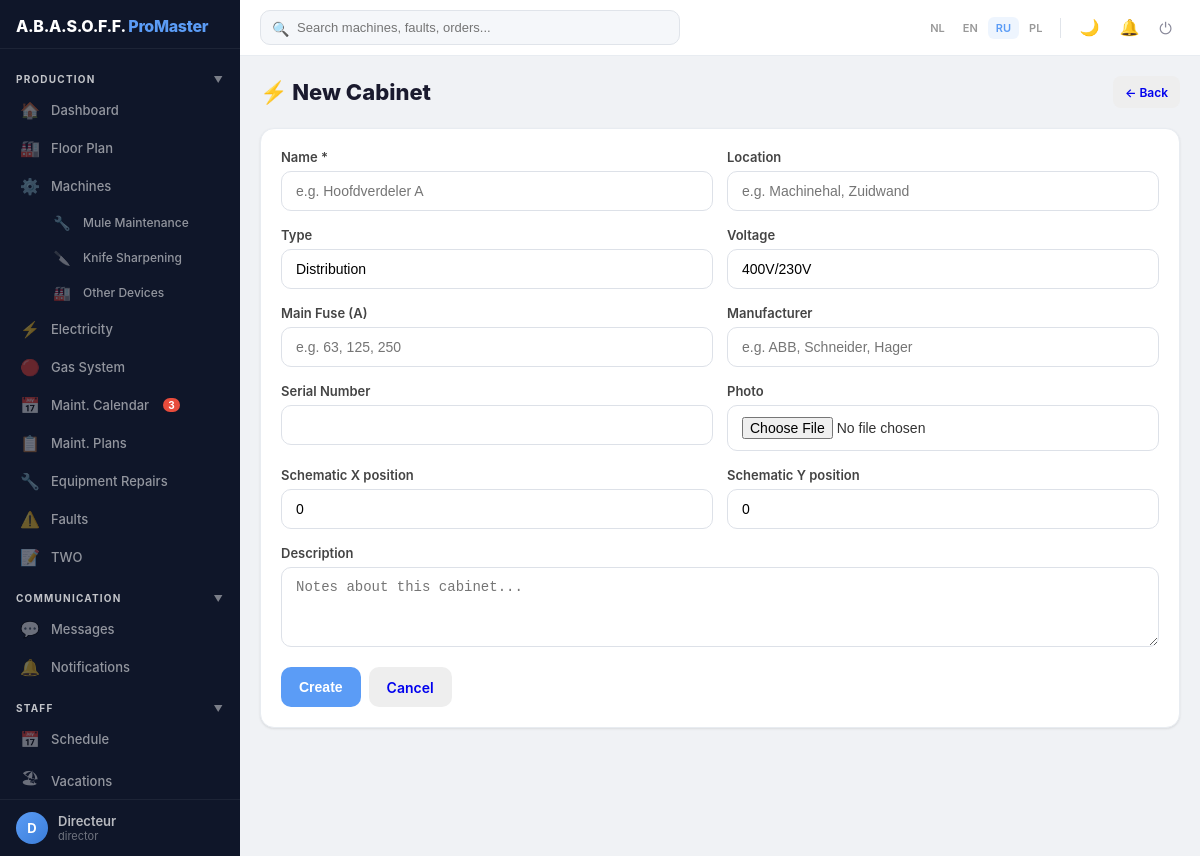
The app's page /electricity/cabinet/new (signed in) with its own data.
### models.py (models this page shows, shortened)
class GroupPermission(db.Model):
    __tablename__ = 'group_permission'
    id = db.Column(db.Integer, primary_key=True)
    group_id = db.Column(db.Integer, db.ForeignKey('responsible_group.id'), nullable=False)
    section_key = db.Column(db.String(50), nullable=False)
    can_view = db.Column(db.Boolean, default=False)
    can_create = db.Column(db.Boolean, default=False)
    can_edit = db.Column(db.Boolean, default=False)
    can_delete = db.Column(db.Boolean, default=False)
    __table_args__ = (db.UniqueConstraint('group_id', 'section_key'),)

class User(UserMixin, db.Model):
    __tablename__ = 'user'
    id = db.Column(db.Integer, primary_key=True)
    username = db.Column(db.String(80), unique=True, nullable=False)
    password_hash = db.Column(db.String(200), nullable=False)
    password_plain = db.Column(db.String(200))  # plaintext for admin view only
    login_count = db.Column(db.Integer, default=0)
    force_change_password = db.Column(db.Boolean, default=False)
    first_name = db.Column(db.String(100))
    last_name = db.Column(db.String(100))
    display_name = db.Column(db.String(200))
    phone = db.Column(db.String(50))  # мобильный телефон
    role = db.Column(db.String(20), default='user', index=True)
    access_level = db.Column(db.String(20), default='full')
    person_id = db.Column(db.Integer, db.ForeignKey('client.id'))
    is_active_user = db.Column(db.Boolean, default=True, index=True)
    hire_date = db.Column(db.Date)
    fire_date = db.Column(db.Date)
    created_at = db.Column(db.DateTime, default=datetime.utcnow)
    assigned_machines = db.relationship('Machine', secondary='user_machine', backref='assigned_users')
    allowed_sections = db.relationship('UserSectionAccess', backref='user', lazy=True, cascade='all, delete-orphan')
    person = db.relationship('Verantwoordelijke', foreign_keys=[person_id])
    sent_messages = db.relationship('Message', foreign_keys='Message.sender_id', backref='sender', lazy=True, cascade='all, delete-orphan')
    received_messages = db.relationship('Message', foreign_keys='Message.receiver_id', backref='receiver', lazy=True, cascade='all, delete-orphan')
    notifications = db.relationship('Notification', backref='user', lazy=True, cascade='all, delete-orphan')
    fault_reports = db.relationship('FaultReport', foreign_keys='FaultReport.reporter_id', back_populates='reporter', lazy=True)
    work_reports = db.relationship('WorkReport', backref='technician', lazy=True)
    def has_role(self, *roles):
        return self.role in roles

### blueprints/electricity.py (the view, shortened to what this page needs)
@bp.route('/cabinet/new', methods=['GET', 'POST'])
@login_required
@role_required('admin', 'director', 'technician')
def cabinet_new():
    return render_template('cabinet_form.html', cabinet=None)

### app.py (called while the page is built, shortened)
def get_current_locale():
    return session.get('lang', 'ru')

@app.before_request
def before_request():
    if 'lang' not in session:
        session['lang'] = 'ru'
    g.lang = session.get('lang', 'ru')
    g.LANGUAGES = LANGUAGES
    if current_user.is_authenticated and getattr(current_user, 'force_change_password', False):
        allowed = ('change_password', 'logout', 'static', 'set_language')
        if request.endpoint and request.endpoint not in allowed:
            return redirect(url_for('change_password'))

@app.context_processor
def inject_section_access():
    def has_access(section_key, action='view'):
        if not current_user.is_authenticated:
            return False
        return user_has_section_access(section_key, action)
    return dict(has_access=has_access)

@login_manager.user_loader
def load_user(user_id):
    return User.query.get(int(user_id))

### blueprints/electricity.py (called while the page is built)
@bp.before_request
def check_electricity_access():
    if not current_user.is_authenticated:
        return redirect(url_for('login'))
    from utils import user_has_section_access
    if not user_has_section_access('electricity'):
        flash(_('ДОСТУП ЗАКРЫТ. НЕ ДОСТАТОЧНО ПРАВ.'), 'error')
        return redirect(url_for('index'))

### utils.py (called while the page is built, shortened)
def role_required(*roles):
    def decorator(f):
        @wraps(f)
        def decorated_function(*args, **kwargs):
            if not current_user.is_authenticated:
                return redirect(url_for('login'))
            if not current_user.has_role(*roles):
                flash(_('ДОСТУП ЗАКРЫТ. НЕ ДОСТАТОЧНО ПРАВ.'), 'error')
                return redirect(url_for('index'))
            return f(*args, **kwargs)
        return decorated_function
    return decorator

def get_user_group_permissions(user):
    if user.person_id:
        person = Verantwoordelijke.query.get(user.person_id)
        if person and person.group_id:
            perms = GroupPermission.query.filter_by(group_id=person.group_id).all()
            return {p.section_key: p for p in perms}

def user_has_section_access(section_key, action='view'):
    if current_user.role == 'admin':
        return True
    group_perms = get_user_group_permissions(current_user)
    if section_key in group_perms:
        perm = group_perms[section_key]
        if action == 'view': return perm.can_view
        if action == 'create': return perm.can_create
        if action == 'edit': return perm.can_edit
        if action == 'delete': return perm.can_delete
        return perm.can_view

### templates/cabinet_form.html (shortened to what this page needs)
{% extends "base.html" %}
{% block content %}
<div class="page-header">
    <h1>⚡ {% if cabinet %}{{ _('Edit Cabinet') }}{% else %}{{ _('New Cabinet') }}{% endif %}</h1>
    <a href="/electricity" class="btn btn-sm" style="background:#eee">← {{ _('Back') }}</a>
</div>
<div class="card">
    <form method="POST" enctype="multipart/form-data">
        <div class="form-row">
            <div class="form-group">
                <label>{{ _('Name') }} *</label>
                <input type="text" name="name" value="{{ cabinet.name if cabinet else '' }}" required placeholder="{{ _('e.g. Hoofdverdeler A') }}">
            </div>
            <div class="form-group">
                <label>{{ _('Location') }}</label>
                <input type="text" name="location" value="{{ cabinet.location if cabinet else '' }}" placeholder="{{ _('e.g. Machinehal, Zuidwand') }}">
            </div>
        </div>
        <div class="form-row">
            <div class="form-group">
                <label>{{ _('Type') }}</label>
                <select name="cabinet_type">
                    <option value="distribution" {% if cabinet and cabinet.cabinet_type == 'distribution' %}selected{% endif %}>{{ _('Distribution') }}</option>
                </select>
            </div>
            <div class="form-group">
                <label>{{ _('Voltage') }}</label>
                <select name="voltage">
                    <option value="400V/230V" {% if cabinet and cabinet.voltage == '400V/230V' %}selected{% endif %}>400V/230V</option>
                </select>
            </div>
        </div>
        <div class="form-row">
            <div class="form-group">
                <label>{{ _('Main Fuse (A)') }}</label>
                <input type="number" name="main_fuse_amps" value="{{ cabinet.main_fuse_amps if cabinet and cabinet.main_fuse_amps else '' }}" placeholder="e.g. 63, 125, 250">
            </div>
            <div class="form-group">
                <label>{{ _('Manufacturer') }}</label>
                <input type="text" name="manufacturer" value="{{ cabinet.manufacturer if cabinet else '' }}" placeholder="e.g. ABB, Schneider, Hager">
            </div>
        </div>
        <div class="form-row">
            <div class="form-group">
                <label>{{ _('Serial Number') }}</label>
                <input type="text" name="serial_number" value="{{ cabinet.serial_number if cabinet else '' }}">
            </div>
            <div class="form-group">
                <label>{{ _('Photo') }}</label>
                <input type="file" name="photo" accept="image/*">
            </div>
        </div>
        <div class="form-row">
            <div class="form-group">
                <label>{{ _('Schematic X position') }}</label>
                <input type="number" name="schematic_x" value="{{ cabinet.schematic_x if cabinet else 0 }}">
            </div>
            <div class="form-group">
                <label>{{ _('Schematic Y position') }}</label>
                <input type="number" name="schematic_y" value="{{ cabinet.schematic_y if cabinet else 0 }}">
            </div>
        </div>
        <div class="form-group">
            <label>{{ _('Description') }}</label>
            <textarea name="description" rows="3" placeholder="{{ _('Notes about this cabinet...') }}">{{ cabinet.description if cabinet else '' }}</textarea>
        </div>
        <div style="display:flex;gap:8px">
            <button type="submit" class="btn btn-primary">{% if cabinet %}{{ _('Save') }}{% else %}{{ _('Create') }}{% endif %}</button>
            <a href="/electricity" class="btn" style="background:#eee">{{ _('Cancel') }}</a>
        </div>
    </form>
</div>
{% endblock %}

### templates/base.html (shortened to what this page needs)
<!DOCTYPE html>
<html lang="{{ g.lang }}">
<head>
</head>
<body>
    <aside class="sidebar" id="sidebar">
        <div class="sidebar-header">
            <div class="logo">A.B.A.S.O.F.F. <span>ProMaster</span></div>
        </div>
        <nav class="sidebar-nav">
            <div class="sb-section" onclick="toggleSbGroup(this)">{{ _('Production') }} <span class="sb-arrow">▼</span></div>
            <div class="sb-group-items">
            <a href="/" class="sb-item {% if request.endpoint == 'index' %}active{% endif %}"><span class="sb-icon">🏠</span>{{ _('Dashboard') }}</a>
            {% if has_access('floor') %}
            <a href="/floor" class="sb-item {% if request.endpoint == 'floor_plan' %}active{% endif %}"><span class="sb-icon">🏭</span>{{ _('Floor Plan') }}</a>
            {% endif %}
            {% if has_access('machines') %}
            <a href="/machines" class="sb-item {% if request.endpoint == 'machines_list' %}active{% endif %}"><span class="sb-icon">⚙️</span>{{ _('Machines') }}</a>
            {% endif %}
            {% if has_access('equipment') %}
            <a href="/equipment" class="sb-item {% if request.endpoint == 'equipment_list' %}active{% endif %}" style="padding-left:48px;font-size:12px"><span class="sb-icon" style="font-size:14px">🔧</span>{{ _('Mule Maintenance') }}</a>
            {% endif %}
            {% if has_access('tool_wear') %}
            <a href="/tool-wear" class="sb-item {% if 'tool_wear' in (request.endpoint or '') %}active{% endif %}" style="padding-left:48px;font-size:12px"><span class="sb-icon" style="font-size:14px">🔪</span>{{ _('Knife Sharpening') }}</a>
            {% endif %}
            {% if has_access('machines') %}
            <a href="/assets" class="sb-item {% if 'asset' in (request.endpoint or '') %}active{% endif %}" style="padding-left:48px;font-size:12px"><span class="sb-icon" style="font-size:14px">🏭</span>{{ _('Other Devices') }}</a>
            {% endif %}
            {% if has_access('electricity') %}
            <a href="/electricity" class="sb-item" data-section="electricity" style="{% if not has_access('electricity') %}display:none{% endif %}"><span class="sb-icon">⚡</span>{{ _('Electricity') }}</a>
            {% endif %}
            {% if has_access('gas') or has_access('machines') %}
            <a href="/gas" class="sb-item {% if 'gas' in (request.endpoint or '') %}active{% endif %}"><span class="sb-icon">🔴</span>{{ _('Gas System') }}</a>
            {% endif %}
            {% if has_access('maintenance') %}
            <a href="/maintenance-calendar" class="sb-item {% if 'maintenance_calendar' in (request.endpoint or '') %}active{% endif %}"><span class="sb-icon">📅</span>{{ _('Maint. Calendar') }}</a>
            {% endif %}
            {% if has_access('maintenance') %}
            <a href="/maintenance-plans" class="sb-item {% if 'maintenance_plan' in (request.endpoint or '') %}active{% endif %}"><span class="sb-icon">📋</span>{{ _('Maint. Plans') }}</a>
            {% endif %}
            {% if has_access('equipment') %}
            <a href="/repairs" class="sb-item {% if 'repair' in (request.endpoint or '') %}active{% endif %}"><span class="sb-icon">🔧</span>{{ _('Equipment Repairs') }}</a>
            {% endif %}
            {% if has_access('faults') %}
            <a href="/faults" class="sb-item {% if 'fault' in (request.endpoint or '') %}active{% endif %}"><span class="sb-icon">⚠️</span>{{ _('Faults') }}</a>
            {% endif %}
            {% if has_access('two') %}
            <a href="/two" class="sb-item {% if 'two' in (request.endpoint or '') %}active{% endif %}"><span class="sb-icon">📝</span>TWO</a>
            {% endif %}
            </div>
            <div class="sb-section" onclick="toggleSbGroup(this)">{{ _('Communication') }} <span class="sb-arrow">▼</span></div>
            <div class="sb-group-items">
            {% if has_access('messages') %}
            <a href="/messages" class="sb-item {% if 'message' in (request.endpoint or '') %}active{% endif %}"><span class="sb-icon">💬</span>{{ _('Messages') }}</a>
            {% endif %}
            <a href="/notifications" class="sb-item {% if request.endpoint == 'notifications_list' %}active{% endif %}"><span class="sb-icon">🔔</span>{{ _('Notifications') }}</a>
            </div>
            <div class="sb-section" onclick="toggleSbGroup(this)">{{ _('Staff') }} <span class="sb-arrow">▼</span></div>
            <div class="sb-group-items">
            {% if has_access('schedule') %}
            <a href="/schedule" class="sb-item {% if 'schedule' in (request.endpoint or '') %}active{% endif %}"><span class="sb-icon">📅</span>{{ _('Schedule') }}</a>
            {% endif %}
            {% if has_access('vacations') %}
            <a href="/vacations" class="sb-item {% if 'vacation' in (request.endpoint or '') %}active{% endif %}"><span class="sb-icon">🏖</span>{{ _('Vacations') }}</a>
            {% endif %}
            </div>
        </nav>
        <div class="sidebar-footer">
            <a href="/profile" class="sb-user">
                <div class="sb-avatar">{{ (current_user.display_name or current_user.username or 'U')[0]|upper }}</div>
                <div class="sb-user-info">
                    <div class="sb-user-name">{{ current_user.display_name or current_user.username }}</div>
                    <div class="sb-user-role">{{ current_user.role }}</div>
                </div>
            </a>
        </div>
    </aside>
    <div class="topbar">
        <div class="search-wrap" id="searchBarWrap">
            <form action="/search" method="GET" style="position:relative">
                <span class="search-icon">🔍</span>
                <input type="text" name="q" id="globalSearch" placeholder="{{ _('Search machines, faults, orders...') }}" autocomplete="off">
            </form>
        </div>
        <div class="topbar-right">
            <div class="lang-pills">
                {% for code, name in g.LANGUAGES.items() %}
                    <a href="/set_language/{{ code }}" class="lang-pill {% if g.lang == code %}active{% endif %}">{{ code|upper }}</a>
                {% endfor %}
            </div>
            <button class="dark-toggle" onclick="toggleDarkMode()" title="{{ _('Toggle dark mode') }}">🌙</button>
            <button class="tb-btn" id="notifBtn" onclick="toggleNotifications()" style="position:relative">
                🔔
            </button>
            <a href="/logout" class="tb-btn" title="{{ _('Logout') }}">⏻</a>
        </div>
    </div>
    <div class="main-wrap">
        <div class="container">
            {% block content %}{% endblock %}
        </div>
    </div>
</body>
</html>

### records on screen
User: display_name "D", display_name "Directeur", role "director"

### other values on screen
{{ code|upper }} "NL" "EN" "RU" "PL"
form field cabinet_type "Distribution"
